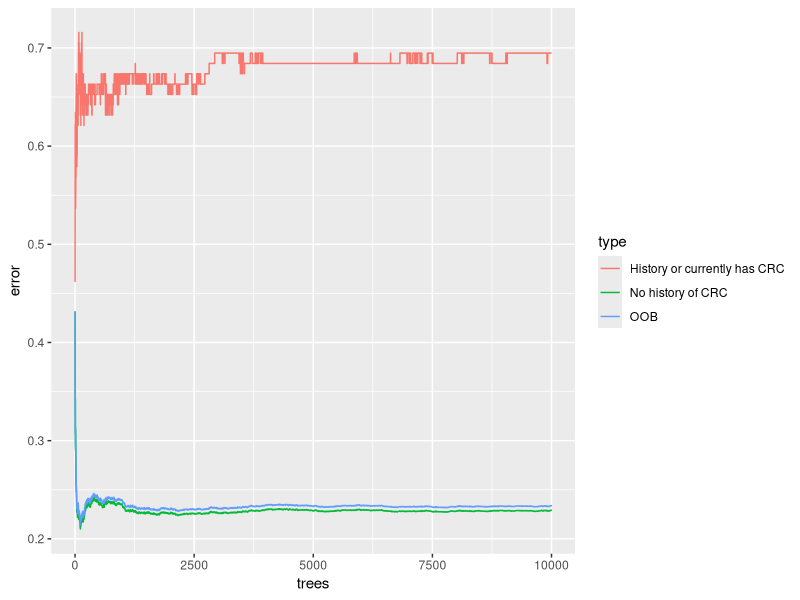
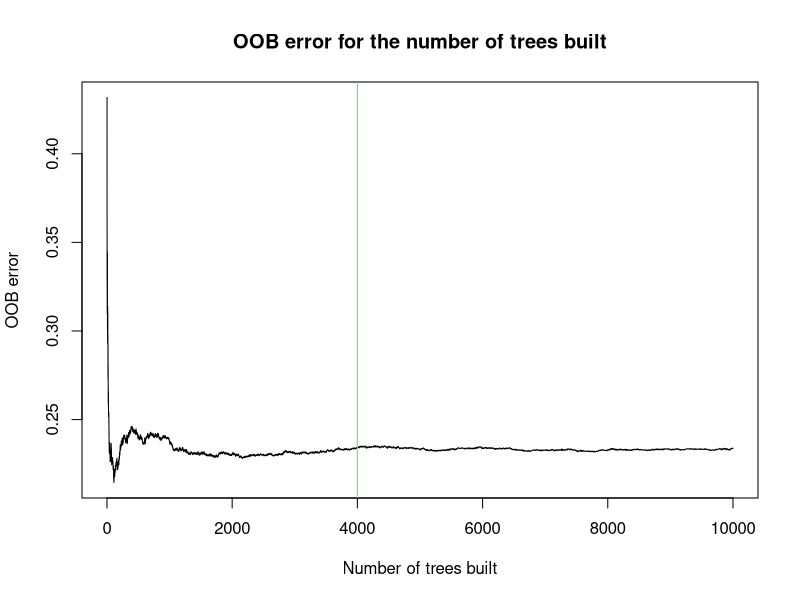
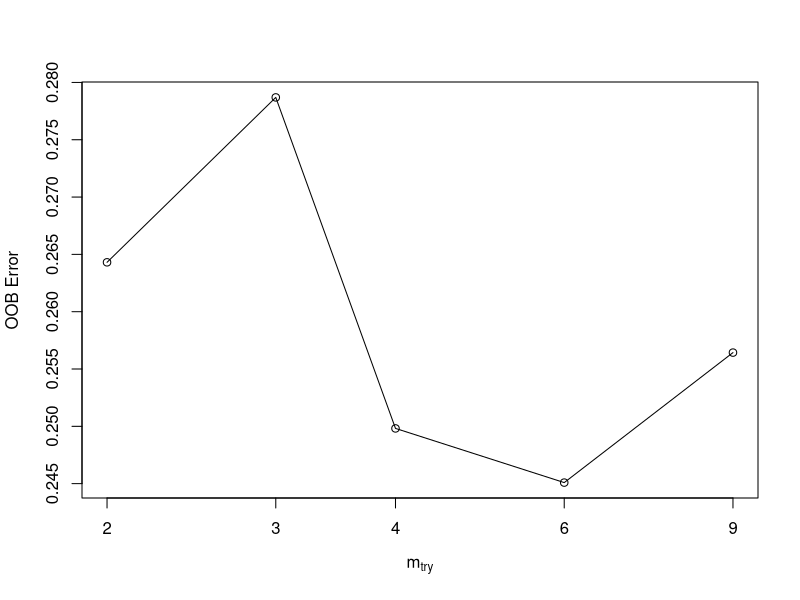
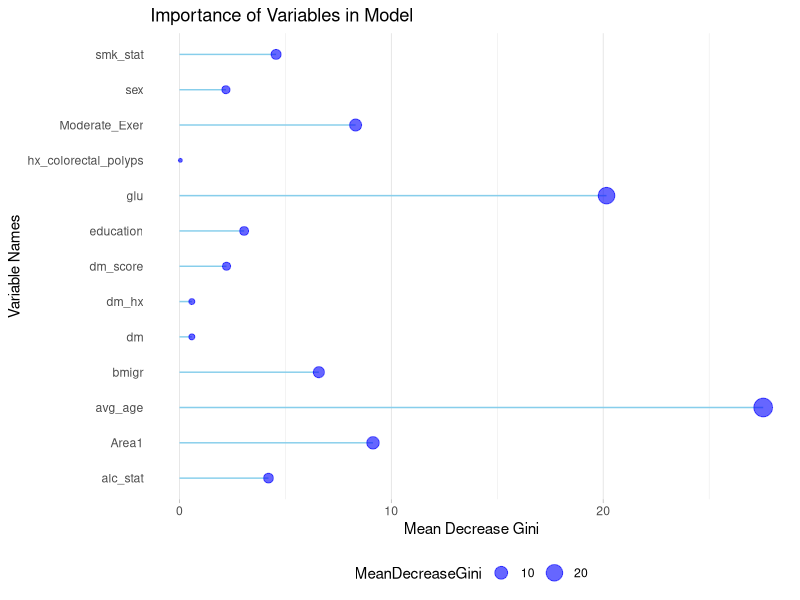

The R script that drew these images, in order:
library(dplyr)
library(randomForest)
library(caret)
library(ggplot2)
library(tidyr)

### Setting up data ------------------------------------------------------------

data = read.csv("datasets/KMCC DM CRC.csv")

# set factor variables
var_ind = c(2,5,6,8,9,10,11,12,13,14,15,16)
for(i in 1:length(var_ind)){
  data[,var_ind[i]] = as.factor(data[,var_ind[i]])
}

new_data = data
miss_var_ind = c(11,12,14,15,16)
# if certain column values = 6 or 9, then replace the value with an NA
new_data[, miss_var_ind][new_data[,miss_var_ind] == 6 | new_data[,miss_var_ind] == 9] = NA

# remove observations with missing values
me_miss_ind = which(is.na(new_data$Moderate_Exer))
hx_miss_ind = which(is.na(new_data$hx_colorectal_polyps))
ed_miss_ind = which(is.na(new_data$education))
alc_miss_ind = which(is.na(new_data$alc_stat))
smk_miss_ind = which(is.na(new_data$smk_stat))
all_miss_ind = unique(c(me_miss_ind, hx_miss_ind, 
                        ed_miss_ind, alc_miss_ind, smk_miss_ind))
all_missing_data = new_data[all_miss_ind,]

# finalized dataset we are working with for modeling
remain_data = (new_data[-all_miss_ind,])[,-1]
remain_data$avg_age = (remain_data$FU_AGE + remain_data$E_AGE)/2
remain_data = remain_data[,-c(2,3)] # removes FU_AGE and E_AGE

remain0_data = remain_data %>% filter(CRC== 0)
remain1_data = remain_data %>% filter(CRC == 1)

### RANDOM FOREST MODELING with training data ----------------------------------

## 1. set seed
set.seed(692)

## 2. partition data for training and testing
train0_index = createDataPartition(remain0_data$CRC, p = .8, list = FALSE) %>% 
  as.vector(.)
train1_index = createDataPartition(remain1_data$CRC, p = 0.67, list = FALSE) %>%
  as.vector(.)
train0 = remain0_data[train0_index,]
train1 = remain1_data[train1_index,]
test0 = remain0_data[-train0_index,]
test1 = remain1_data[-train1_index,]
train_data = rbind(train0, train1)
test_data = rbind(test0, test1)

## 3. run model
#rf1 = randomForest(CRC ~ ., data = train_data, ntree = 10000, 
#                   sampsize = c('0' = 30, '1' = 30))
#rf2 = randomForest(CRC ~ ., data = train_data, ntree = 10000, 
#                   sampsize = c('0' = 40, '1' = 40))
#rf3 = randomForest(CRC ~ ., data = train_data, ntree = 10000, 
#                   sampsize = c('0' = 50, '1' = 50))
#rf4 = randomForest(CRC ~ ., data = train_data, ntree = 10000, 
#                   sampsize = c('0' = 60, '1' = 60))
#rf5 =randomForest(CRC ~ ., data = train_data, ntree = 10000, 
#                  sampsize = c('0' = 70, '1' = 70))
#rf6 = randomForest(CRC ~ ., data = train_data, ntree = 10000, 
#                   sampsize = c('0' = 80, '1' = 80))
rf7 = randomForest(CRC ~ ., data = train_data, ntree = 10000, 
                   sampsize = c('0' = 90, '1' = 90))
print(rf)


### TUNING RANDOM FOREST -------------------------------------------------------

## 1. tune number of trees built aka ntree

# plot with all 3 types of errors
rf = rf7 
oob_data = data.frame(
  trees = rep(1:nrow(rf$err.rate), 3), 
  type = rep(c("OOB","No history of CRC","History or currently has CRC"), 
             each = nrow(rf$err.rate)),
  error = c(rf$err.rate[,"OOB"], rf$err.rate[,"0"], 
            rf$err.rate[,"1"]))
ggplot(data = oob_data, aes(x = trees, y= error)) + 
  geom_line(aes(color = type))

# plot with only OOB
plot((oob_data %>% filter(type == "OOB"))$trees,
     (oob_data %>% filter(type == "OOB"))$error, type = "l", 
     xlab = "Number of trees built",
     ylab = "OOB error",
     main = "OOB error for the number of trees built")
abline(v = 4000,col = rgb(0.49, 0.81, 0.54))


## 2. tune number of variables selected at each split aka mtry
tuneRF(train_data[,-1], train_data$CRC, nTreeTry = 4000, 
       stepFactor=1.5,improve=0.01, trace=TRUE, plot=TRUE,
       sampsize = c('0' = 90, '1' = 90))


### RERUN RANDOM FOREST USING TUNED PARAMETERS ---------------------------------
rf_final = randomForest(CRC ~ ., data = train_data, ntree = 4000, mtry = 6, 
                        sampsize = c('0' = 90, '1' = 90))
print(rf_final)


# visualizing variable importance
# Get variable importance from the initial model fit using training data
imp_data = as.data.frame(importance(rf_final))
imp_data$Var.Names = row.names(imp_data)

# the higher the mean decrease gini = the higher the variable importance
ggplot(imp_data, aes(x=Var.Names, y=MeanDecreaseGini)) +
  geom_segment( aes(x=Var.Names, xend=Var.Names, y=0, yend=MeanDecreaseGini), color="skyblue") +
  geom_point(aes(size = MeanDecreaseGini), color="blue", alpha=0.6) +
  theme_light() +
  coord_flip() +
  theme(
    legend.position="bottom",
    panel.grid.major.y = element_blank(),
    panel.border = element_blank(),
    axis.ticks.y = element_blank()
  )+xlab("Variable Names") + ylab("Mean Decrease Gini")+ggtitle("Importance of Variables in Model")


### USING RANDOM FOREST MODELING ON TESTING DATA -------------------------------

rf_pred = predict(rf_final, test_data)
confusionMatrix(rf_pred, test_data$CRC)
